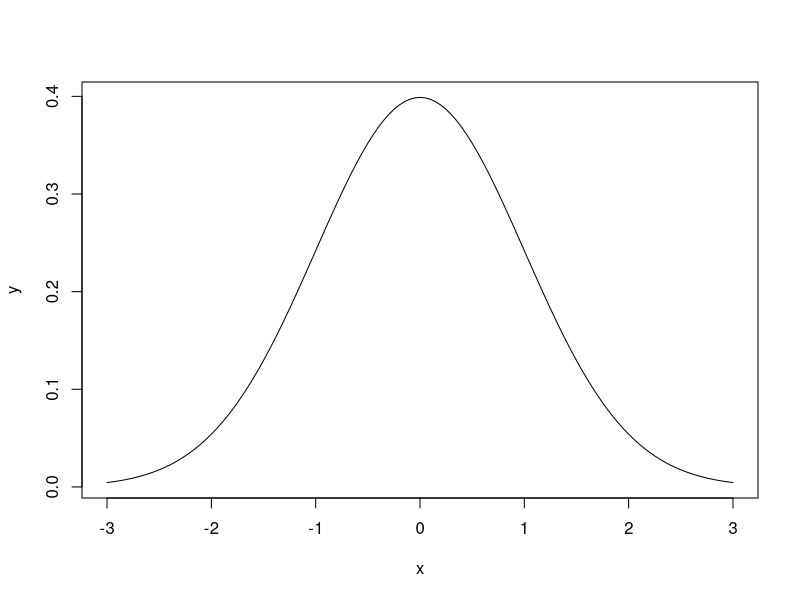
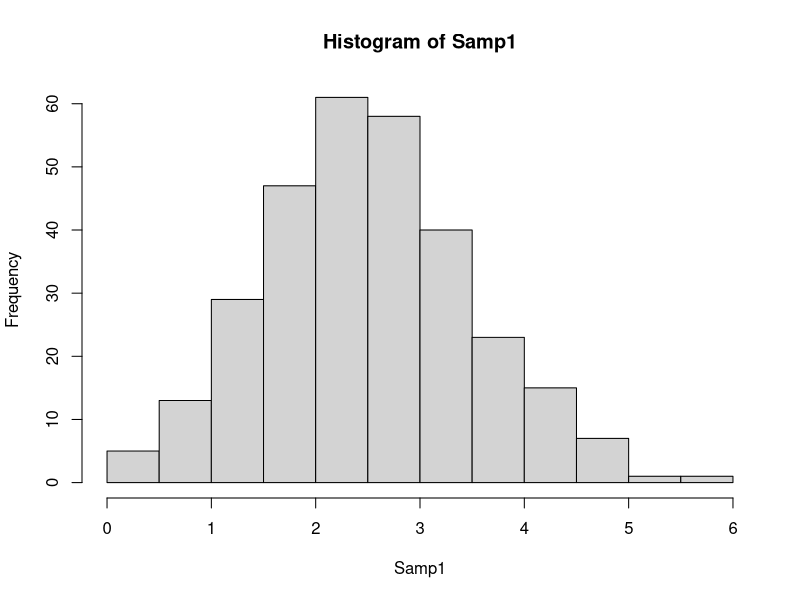
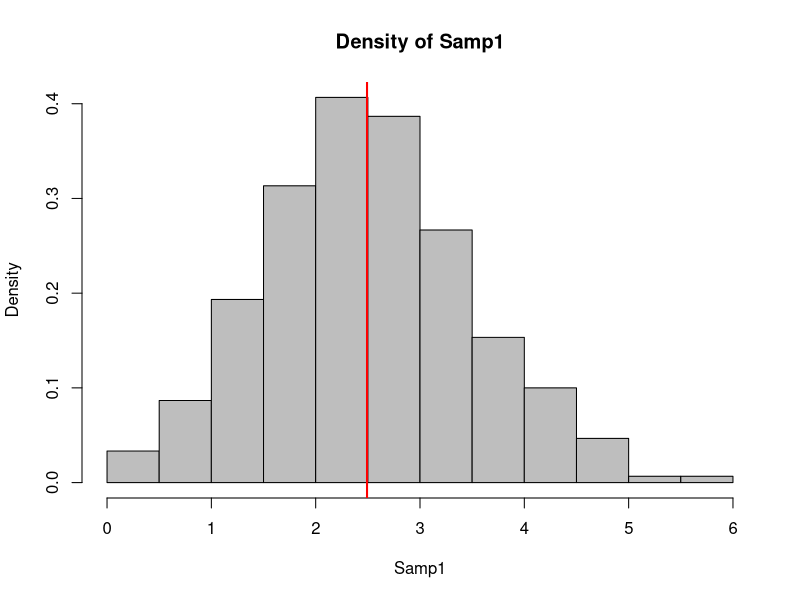
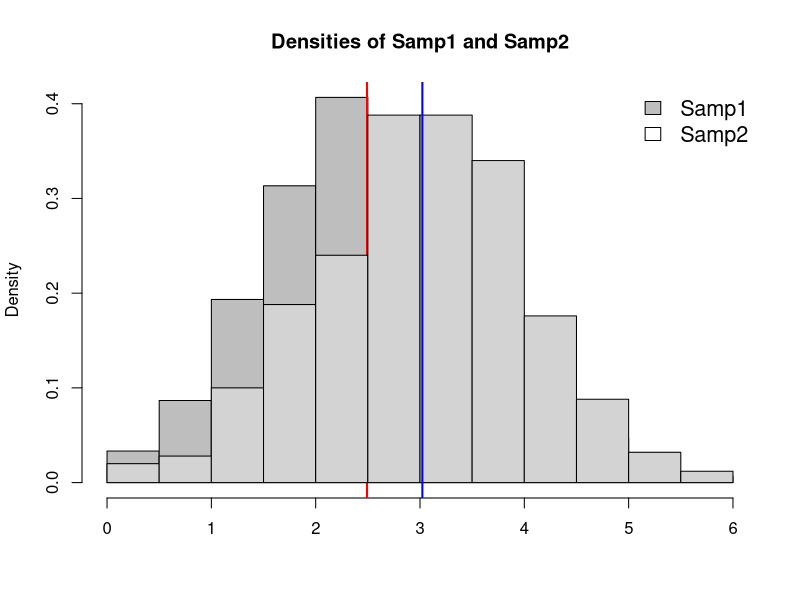
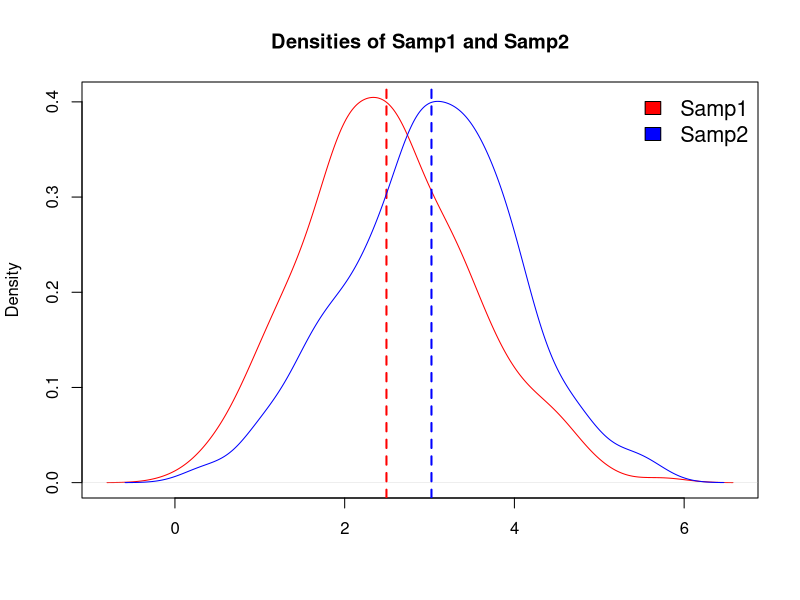
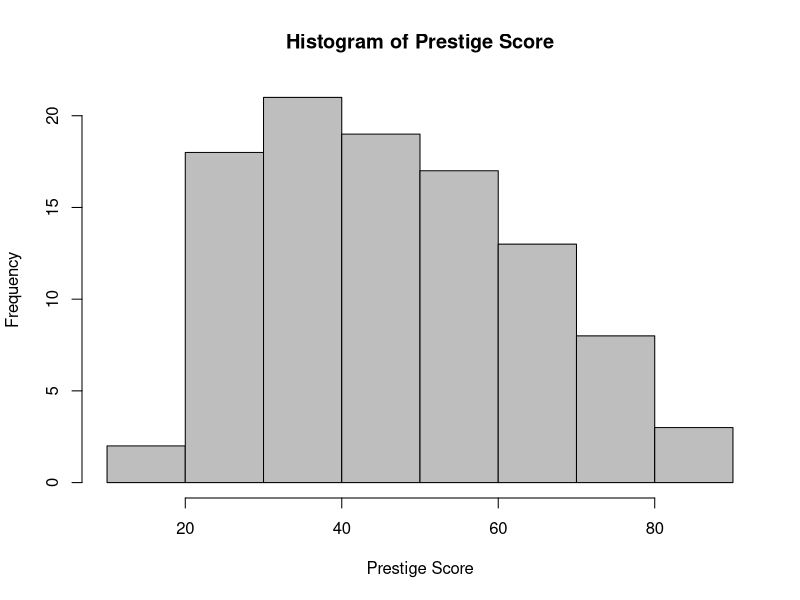
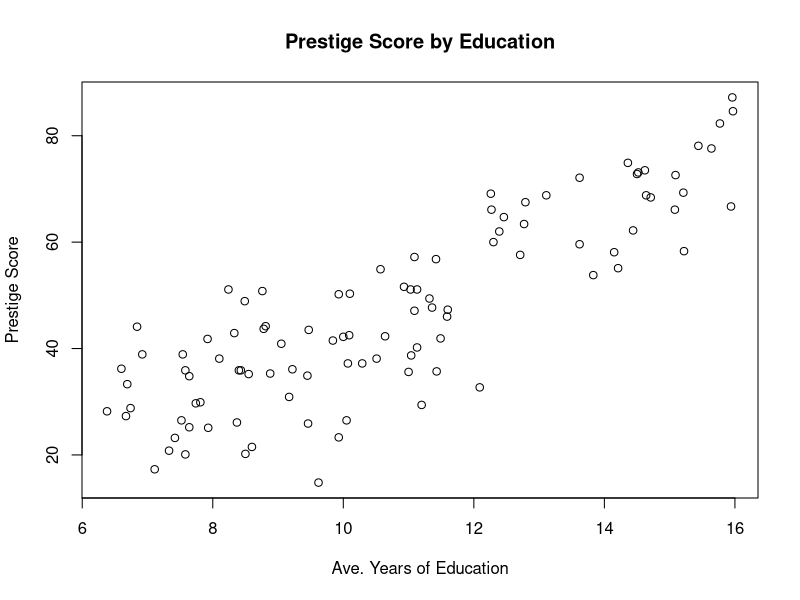
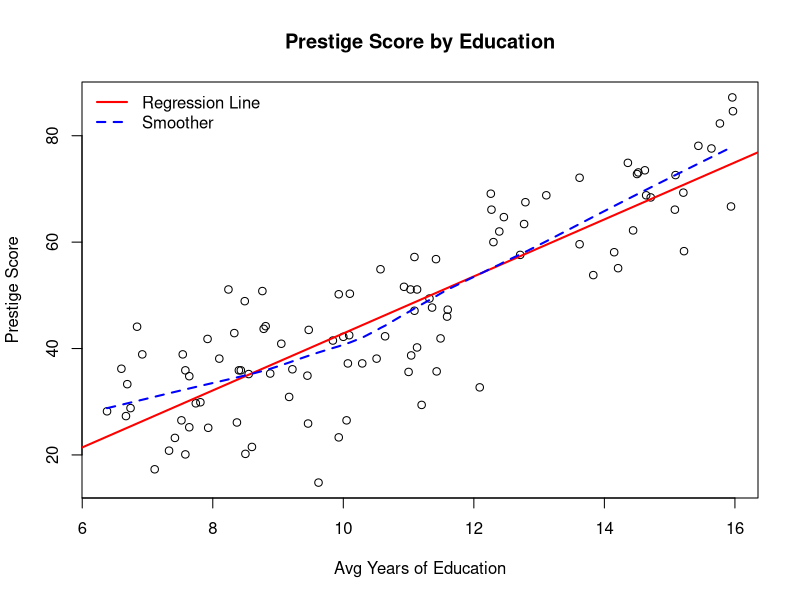

Write the R code that produced these figures, in order.
## ---- chunk 1
knitr::opts_chunk$set(echo = FALSE)
## ---- chunk 2
str(dnorm) # normal pdf
dnorm(x = 0, mean = 0, sd = 1)
## ---- chunk 3
x <- seq(from = -3, to = 3, by = 0.05)
y <- dnorm(x, mean = 0, sd = 1)
plot(x, y, type = "l")
## ---- chunk 4
str(rnorm) # generate random number from normal dist
rnorm(10, mean = 0, sd = 1)
## ---- chunk 5
str(pnorm) # normal CDF
pnorm(0, mean = 0, sd = 1) # Pr[X <= 0] = ?
## ---- chunk 6
str(qnorm) # normal quantile func
qnorm(0.975, mean = 0, sd = 1) # PR[X <= ?] = 0.975
## ---- chunk 7
set.seed(123)
oneSampData <- rnorm(100, mean = 0, sd = 1)

mean(oneSampData)
sd(oneSampData)
## ---- chunk 8
oneSampTest.0 <- t.test(oneSampData) 
oneSampTest.0
## ---- chunk 9
names(oneSampTest.0) 
oneSampTest.0$statistic
oneSampTest.0$estimate
## ---- chunk 10
a <- 0.3
oneSampTest.mu <- t.test(oneSampData, mu = a)
oneSampTest.mu
## ---- chunk 11
Samp1 <- rnorm(300, mean = 2.5, sd = 1)
Samp2 <- rnorm(500, mean = 3.0, sd = 1) # notice: not the same sample size
t.test(Samp1, Samp2)  # default assump: unequal variances
## ---- chunk 12
t.test(Samp1, Samp2, var.equal = TRUE)  # default assump: unequal variances
## ---- chunk 13
t.test(Samp1, Samp2[1:300], paired = TRUE) # must be of the same sample size
## ---- chunk 14
hist(Samp1)
## ---- chunk 15
hist(Samp1, main = "Density of Samp1", freq = F, col = "grey") 
abline(v = mean(Samp1), col = "red", lwd = 2)
## ---- chunk 16
hist(Samp1, main = "Densities of Samp1 and Samp2", freq = F, col = "grey", xlab="") 
abline(v = mean(Samp1), col = "red", lwd = 2)
hist(Samp2, freq = F, add = T)
abline(v = mean(Samp2), col = "blue", lwd = 2)
legend("topright", legend = c("Samp1", "Samp2"),
       fill = c("grey","white"), bty = "n", cex = 1.3)
## ---- chunk 17
plot(density(Samp1), col="red", main="Densities of Samp1 and Samp2", xlab="")
abline(v = mean(Samp1), col = "red", lwd = 2, lty=2)
lines(density(Samp2), col="blue")
abline(v = mean(Samp2), col = "blue", lwd = 2, lty = 2)
legend("topright", legend = c("Samp1", "Samp2"),
       fill = c("red","blue"), bty = "n", cex = 1.3)
## ---- chunk 18
# install.packages("car", dependencies=TRUE)
library(car)
data(Prestige) # load the data
str(Prestige)
## ---- chunk 19
summary(Prestige)
## ---- chunk 20
Prestige[is.na(Prestige$type),]
## ---- chunk 21
ind <- which(is.na(Prestige$type))  # gives index numbers of the NAs in the vector
rbind(index=ind, name=rownames(Prestige)[ind])  # print index with rowname
## ---- chunk 22
ind.ch <- ind[-1]
Prestige[ind.ch,"type"] <- rep("bc", 3)
summary(Prestige$type)
## ---- chunk 23
Prestige <- na.omit(Prestige) 
summary(Prestige$type)
## ---- chunk 24
hist(Prestige$prestige, col = "grey", 
     main = "Histogram of Prestige Score", xlab = "Prestige Score")
## ---- chunk 25
plot(Prestige$education, Prestige$prestige,
     main = "Prestige Score by Education",
     xlab = "Ave. Years of Education", ylab = "Prestige Score")
## ---- chunk 26
plot(Prestige$education, Prestige$prestige,
     main = "Prestige Score by Education",
     xlab = "Avg Years of Education", ylab = "Prestige Score")
abline(reg = lm(prestige ~ education, data = Prestige), col = "red", lwd = 2)
lines(lowess(Prestige$education, Prestige$prestige), col = "blue", lty = 2, lwd = 2)
legend("topleft",legend = c("Regression Line", "Smoother"), col = c("red","blue"),
       lwd = c(2,2), lty = c(1,2), bty = "n")
## ---- chunk 27
# Use direct ordering of the varaibles to control how they are plotted
scatterplotMatrix(Prestige[,c("prestige","education","income","women")])
## ---- chunk 28
boxplot(prestige ~ type, data = Prestige, col = "grey",
        main = "Distribution of Prestige Score by Types",
        xlab = "Occupation Types", ylab = "Prestige Score")
## ---- chunk 29
myReg <- lm(prestige ~ education + income + women, data = Prestige)
myReg
names(myReg)
## ---- chunk 30
summary(myReg)
## ---- chunk 31
sum.myReg = summary(myReg)
names(sum.myReg) # show different contents

names(myReg) # this is what we had previously
## ---- chunk 32
confint(myReg, 'income', level=0.95)
## ---- chunk 33
confint(myReg, level=0.95)
## ---- chunk 34
mod = update(myReg, ~ . + type); summary(mod)
## ---- chunk 35
levels(Prestige$type)
Prestige$type = relevel(Prestige$type, "prof")

levels(Prestige$type)
## ---- chunk 36
mod = update(myReg, ~ . + type); summary(mod)
## ---- chunk 37
par(mfrow = c(2, 2), oma = c(0, 0, 2, 0))
plot(myReg)
## ---- chunk 38
newData = data.frame(education=13.2, income=12000, women=12)
predict(myReg, newData, interval="predict")
